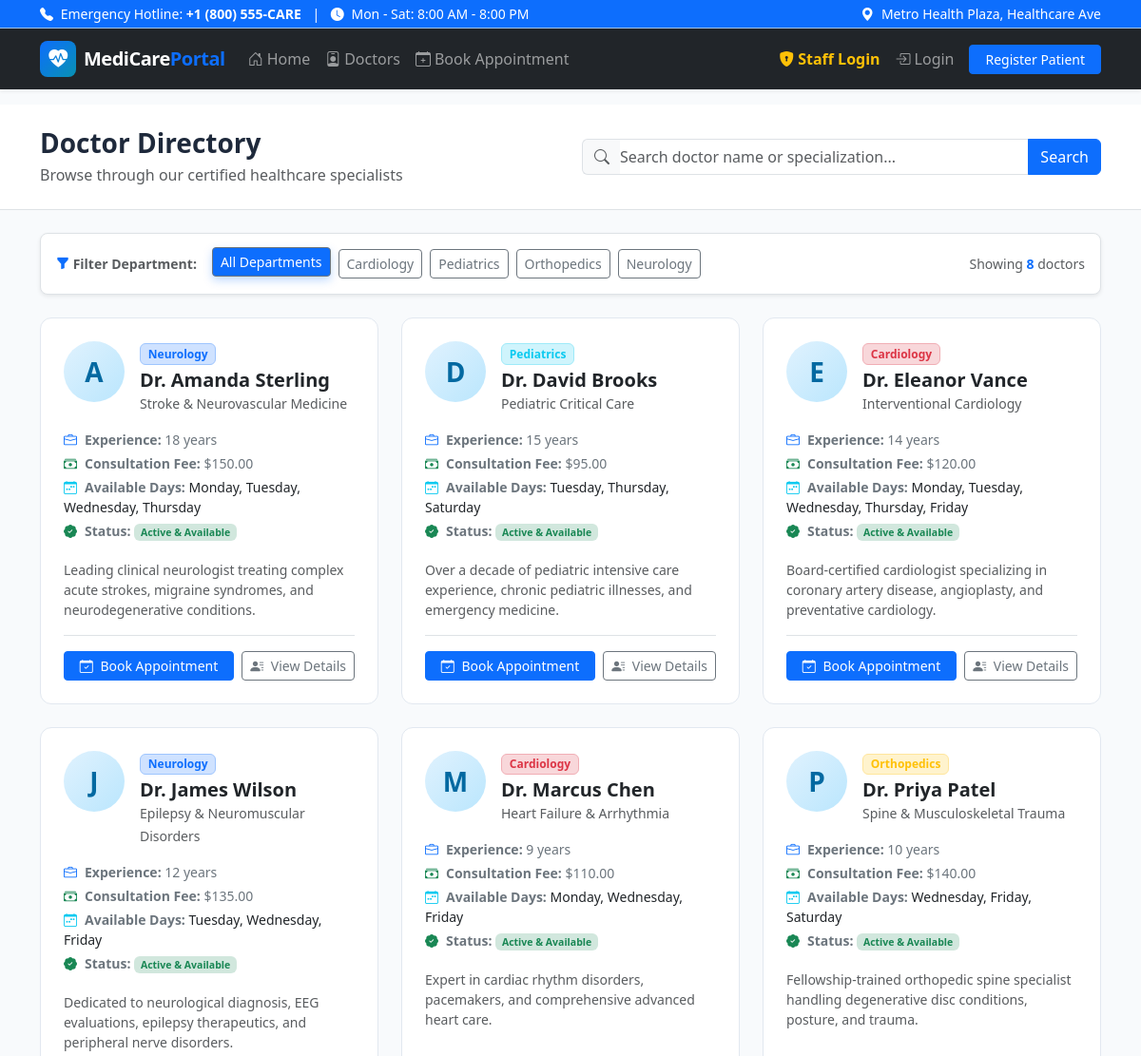
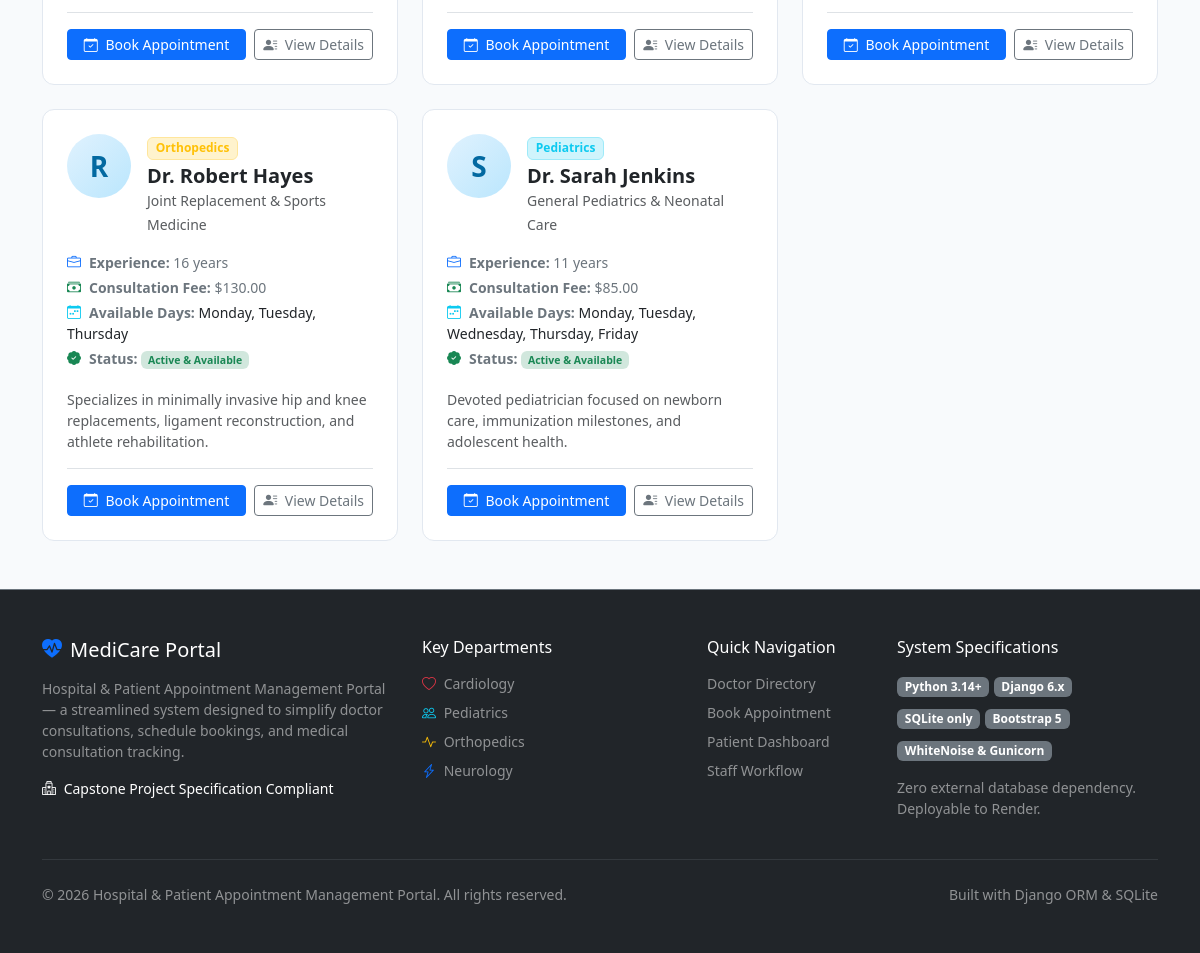
The app's page /doctors/ with its own data (2 pictures, top to bottom).
### appointments/models.py (models this page shows, shortened)
class Doctor(models.Model):
    name = models.CharField(max_length=150)
    department = models.CharField(
        max_length=50,
        choices=DepartmentChoices.choices
    )
    specialization = models.CharField(max_length=150)
    consultation_fee = models.DecimalField(
        max_digits=10,
        decimal_places=2,
        default=50.00,
        help_text="Consultation fee in USD / standard currency"
    )
    available_days = models.CharField(
        max_length=200,
        default="Monday, Tuesday, Wednesday, Thursday, Friday",
        help_text="Comma-separated available days"
    )
    active_status = models.BooleanField(
        default=True,
        help_text="Active status indicates if doctor is taking appointments"
    )
    email = models.EmailField(blank=True, null=True)
    phone = models.CharField(max_length=20, blank=True)
    bio = models.TextField(blank=True)
    experience_years = models.PositiveIntegerField(default=5)
    created_at = models.DateTimeField(auto_now_add=True)
    class Meta:
        ordering = ['name']

### appointments/views.py (the view, shortened to what this page needs)
# urls.py: path('doctors/', views.doctor_list_view, name='doctor_list'),
def doctor_list_view(request):
    doctors = Doctor.objects.filter(active_status=True)
    departments = [d[0] for d in DepartmentChoices.choices]
    search_query = request.GET.get('search', '').strip()
    selected_department = request.GET.get('department', '').strip()
    if selected_department and selected_department in departments:
        doctors = doctors.filter(department=selected_department)
    filter_form = DoctorFilterForm(initial={
        'search': search_query,
        'department': selected_department
    })
    context = {
        'doctors': doctors,
        'departments': departments,
        'selected_department': selected_department,
        'search_query': search_query,
        'filter_form': filter_form,
        'total_doctors': doctors.count(),
    }
    return render(request, 'appointments/doctor_list.html', context)

### templates/appointments/doctor_list.html (shortened to what this page needs)
{% extends 'base.html' %}
{% load static %}
{% block content %}
<div class="bg-white border-bottom py-4 mb-4">
    <div class="container">
        <div class="row align-items-center">
            <div class="col-md-6">
                <h1 class="h3 fw-bold mb-1">Doctor Directory</h1>
                <p class="text-muted mb-0">Browse through our certified healthcare specialists</p>
            </div>
            <div class="col-md-6 mt-3 mt-md-0">
                <form method="GET" action="{% url 'doctor_list' %}" class="d-flex gap-2">
                    <div class="input-group">
                        <span class="input-group-text bg-light border-end-0"><i class="bi bi-search text-muted"></i></span>
                        <input type="text" name="search" value="{{ search_query }}" class="form-control border-start-0 ps-0" placeholder="Search doctor name or specialization...">
                        <button class="btn btn-primary" type="submit">Search</button>
                    </div>
                </form>
            </div>
        </div>
    </div>
</div>
<div class="container">
    <div class="d-flex flex-wrap align-items-center justify-content-between gap-2 mb-4 p-3 bg-white rounded-3 shadow-sm border">
        <div class="d-flex flex-wrap align-items-center gap-2">
            <span class="text-muted small fw-semibold me-2"><i class="bi bi-funnel-fill text-primary"></i> Filter Department:</span>
            <button type="button" class="btn btn-sm btn-outline-secondary dept-pill {% if not selected_department %}active{% endif %}" data-dept="all">
                All Departments
            </button>
            {% for dept in departments %}
            <button type="button" class="btn btn-sm btn-outline-secondary dept-pill {% if selected_department == dept %}active{% endif %}" data-dept="{{ dept }}">
                {{ dept }}
            </button>
            {% endfor %}
        </div>
        <div class="text-muted small">
            Showing <strong id="visibleDoctorCount" class="text-primary">{{ total_doctors }}</strong> doctors
        </div>
    </div>
    <div class="row g-4" id="doctorsGrid">
        {% for doctor in doctors %}
        <div class="col-md-6 col-lg-4 doctor-card-wrapper" data-department="{{ doctor.department }}">
            <div class="card h-100 doctor-card bg-white">
                <div class="card-body p-4 d-flex flex-column">
                    <div class="d-flex align-items-start mb-3">
                        <div class="doctor-avatar me-3 flex-shrink-0">
                            {{ doctor.name|slice:":1" }}
                        </div>
                        <div class="flex-grow-1">
                            <span class="badge
                                {% if doctor.department == 'Cardiology' %}bg-danger-subtle text-danger border border-danger-subtle
                                {% elif doctor.department == 'Pediatrics' %}bg-info-subtle text-info border border-info-subtle
                                {% elif doctor.department == 'Orthopedics' %}bg-warning-subtle text-warning border border-warning-subtle
                                {% else %}bg-primary-subtle text-primary border border-primary-subtle{% endif %} mb-1">
                                {{ doctor.department }}
                            </span>
                            <h5 class="fw-bold mb-0">Dr. {{ doctor.name }}</h5>
                            <small class="text-muted">{{ doctor.specialization }}</small>
                        </div>
                    </div>
                    <div class="small mb-3 text-secondary">
                        <div class="mb-1">
                            <i class="bi bi-briefcase me-2 text-primary"></i><strong>Experience:</strong> {{ doctor.experience_years }} years
                        </div>
                        <div class="mb-1">
                            <i class="bi bi-cash-stack me-2 text-success"></i><strong>Consultation Fee:</strong> ${{ doctor.consultation_fee }}
                        </div>
                        <div class="mb-1">
                            <i class="bi bi-calendar-week me-2 text-info"></i><strong>Available Days:</strong>
                            <span class="text-dark">{{ doctor.available_days }}</span>
                        </div>
                        <div class="mb-1">
                            <i class="bi bi-patch-check-fill me-2 {% if doctor.active_status %}text-success{% else %}text-muted{% endif %}"></i><strong>Status:</strong>
                            {% if doctor.active_status %}
                                <span class="badge bg-success-subtle text-success">Active &amp; Available</span>
                            {% else %}
                                <span class="badge bg-secondary-subtle text-secondary">Inactive</span>
                            {% endif %}
                        </div>
                    </div>
                    <p class="text-muted small mb-3 flex-grow-1">
                        {{ doctor.bio|truncatewords:20|default:"Dedicated specialist providing patient-centered healthcare consultations." }}
                    </p>
                    <div class="border-top pt-3 d-flex gap-2">
                        {% if doctor.active_status %}
                            <a href="{% url 'book_appointment' %}?doctor_id={{ doctor.id }}" class="btn btn-primary btn-sm flex-grow-1">
                                <i class="bi bi-calendar-check me-1"></i> Book Appointment
                            </a>
                        {% else %}
                            <button class="btn btn-secondary btn-sm flex-grow-1" disabled>
                                Unavailable
                            </button>
                        {% endif %}
                        <a href="{% url 'doctor_detail' doctor.id %}" class="btn btn-outline-secondary btn-sm" title="View Full Profile">
                            <i class="bi bi-person-lines-fill me-1"></i> View Details
                        </a>
                    </div>
                </div>
            </div>
        </div>
        {% endfor %}
    </div>
</div>
{% endblock %}

### records on screen
Doctor: name "A", department "Neurology", name "Amanda Sterling", specialization "Stroke & Neurovascular Medicine", experience_years "18", consultation_fee "150.00", available_days "Monday, Tuesday, Wednesday, Thursday", active_status True (drawn), bio "Leading clinical neurologist treating complex acute strokes, migraine syndromes, and neurodegenerative conditions."
Doctor: name "D", department "Pediatrics", name "David Brooks", specialization "Pediatric Critical Care", experience_years "15", consultation_fee "95.00", available_days "Tuesday, Thursday, Saturday", active_status True (drawn), bio "Over a decade of pediatric intensive care experience, chronic pediatric illnesses, and emergency medicine."
Doctor: name "E", department "Cardiology", name "Eleanor Vance", specialization "Interventional Cardiology", experience_years "14", consultation_fee "120.00", available_days "Monday, Tuesday, Wednesday, Thursday, Friday", active_status True (drawn), bio "Board-certified cardiologist specializing in coronary artery disease, angioplasty, and preventative cardiology."
Doctor: name "J", department "Neurology", name "James Wilson", specialization "Epilepsy & Neuromuscular Disorders", experience_years "12", consultation_fee "135.00", available_days "Tuesday, Wednesday, Friday", active_status True (drawn), bio "Dedicated to neurological diagnosis, EEG evaluations, epilepsy therapeutics, and peripheral nerve disorders."
Doctor: name "M", department "Cardiology", name "Marcus Chen", specialization "Heart Failure & Arrhythmia", experience_years "9", consultation_fee "110.00", available_days "Monday, Wednesday, Friday", active_status True (drawn), bio "Expert in cardiac rhythm disorders, pacemakers, and comprehensive advanced heart care."
Doctor: name "P", department "Orthopedics", name "Priya Patel", specialization "Spine & Musculoskeletal Trauma", experience_years "10", consultation_fee "140.00", available_days "Wednesday, Friday, Saturday", active_status True (drawn), bio "Fellowship-trained orthopedic spine specialist handling degenerative disc conditions, posture, and trauma."
Doctor: name "R", department "Orthopedics", name "Robert Hayes", specialization "Joint Replacement & Sports Medicine", experience_years "16", consultation_fee "130.00", available_days "Monday, Tuesday, Thursday", active_status True (drawn), bio "Specializes in minimally invasive hip and knee replacements, ligament reconstruction, and athlete rehabilitation."
Doctor: name "S", department "Pediatrics", name "Sarah Jenkins", specialization "General Pediatrics & Neonatal Care", experience_years "11", consultation_fee "85.00", available_days "Monday, Tuesday, Wednesday, Thursday, Friday", active_status True (drawn), bio "Devoted pediatrician focused on newborn care, immunization milestones, and adolescent health."

### other values on screen
{{ dept }} "Cardiology" "Pediatrics" "Orthopedics" "Neurology"
{{ total_doctors }} "8"
